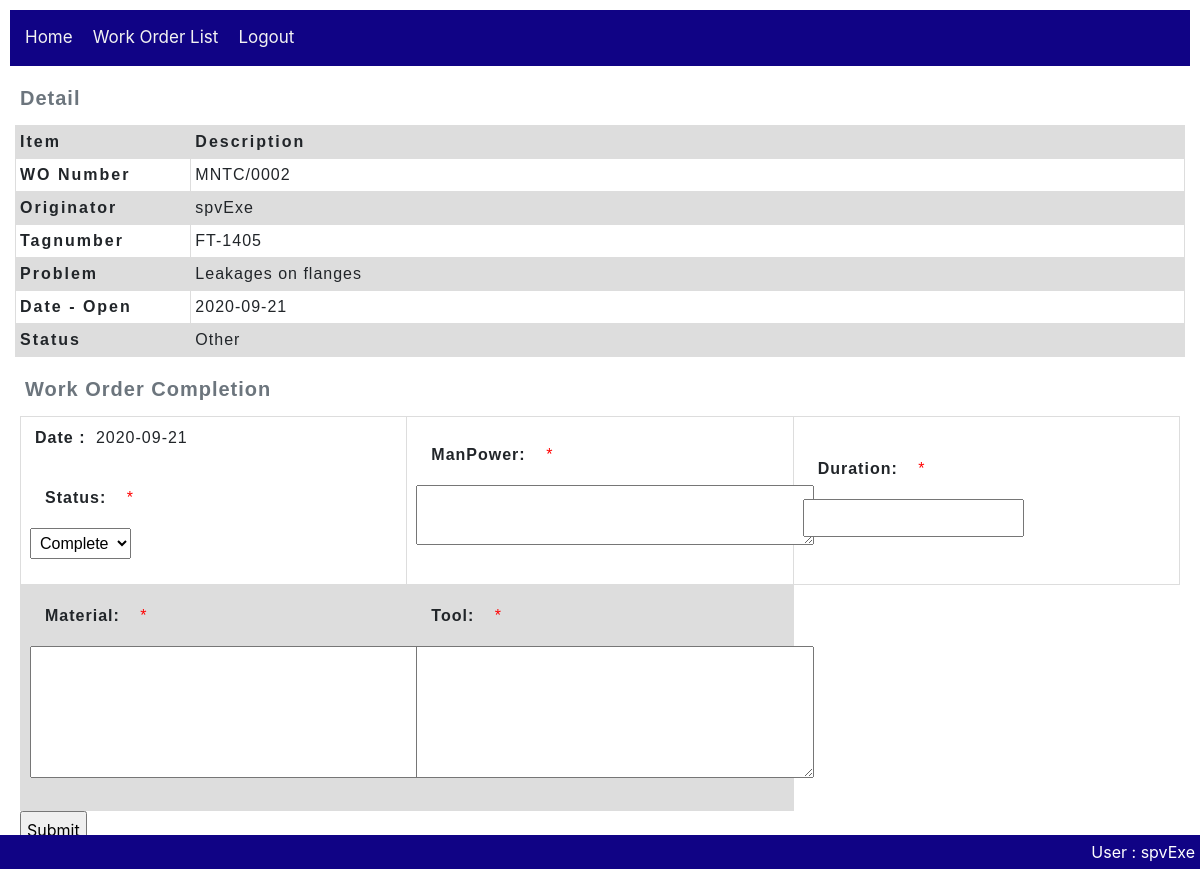
Screenshot of /workOrder/work_order/2/complete/ (signed in) with the database file from the repository.
### workOrder/models.py (models this page shows, shortened)
class Work_order(models.Model):
    wo_number = models.CharField(max_length=20, null=True)
    tagnumber = models.CharField(max_length=50, null=True, help_text='Enter tagnumber(eg. FT-1405)')
    problem = models.TextField(max_length=1000, null=True)
    originator = models.ForeignKey(User,
        on_delete=models.SET_NULL,
        null=True)
    dest_section = models.ForeignKey(Section,
        on_delete=models.SET_NULL,
        null=True)
    date_open = models.DateField()
    date_finish = models.DateField(null=True)
    status = models.ForeignKey(Action,
        on_delete=models.SET_NULL,
        null=True)
    priority = models.ForeignKey(Wo_priority,
        on_delete=models.SET_NULL,
        null=True)
    current_user_id = models.IntegerField(null=True)
    executor_user_id = models.IntegerField(null=True)
    class Meta:
        ordering = ['originator','status','wo_number']

### workOrder/views.py (the view, shortened to what this page needs)
# urls.py: path('work_order/<int:pk>/complete/', views.WoCompletion.as_view(), name='work_order-complete'),
class WoCompletion(LoginRequiredMixin, CreateView):
    form_class = WoCompletion_form
    model = Wo_completion
    template_name = 'workOrder/WoCompletion_form.html'  # Specify your own template name/location
    def get_form_kwargs(self):
        kwargs = super(WoCompletion, self).get_form_kwargs()
        kwargs.update({'user': self.request.user})
        return kwargs
    def get_initial(self):
        initial = super(WoCompletion, self).get_initial()
        return initial
    def get_context_data(self, **kwargs):
        context = super(WoCompletion,self).get_context_data(**kwargs)
        wO_completed = Work_order.objects.get(id=self.kwargs.get("pk"))
        context['work_order'] = wO_completed
        context['date'] = datetime.date.today()
        return context

### workOrder/forms.py (shortened to what this page needs)
class WoCompletion_form(ModelForm):
   def __init__(self, *args, **kwargs):
      self.user = kwargs.pop('user') #take current user
      super(WoCompletion_form, self).__init__(*args, **kwargs)
      actDict = {}
      for action in Profile.objects.get(user=self.user).actions.all():
         actDict[action.pk] = action.name
      actlist = list(actDict.items())
      self.fields['status'].widget = Select(choices=actlist)
   class Meta:
      template_name = 'workOrder/WoCompletion_form.html'  # Specify your own template name/location
      model = Wo_completion
      fields = [
         'status',
         'activity',
         'manPower',
         'duration',
         'material',
         'tool',
         ]
      widgets = {
         'manPower': forms.Textarea(attrs={'rows':2}),
         'action': forms.Textarea(attrs={'rows':5}),
         'tool': forms.Textarea(attrs={'rows':5}),
         'material': forms.Textarea(attrs={'rows':5}),
         }

### utility/models.py (called while the page is built)
    def __str__(self):
        return self.name

### workOrder/templates/workOrder/WoCompletion_form.html (shortened to what this page needs)
{% extends "base_workOrder.html" %}
{% block content %}
  {% include 'woHeader.html' %}
  <form action="" method="post">
    <table class="WoCompletion">
      <caption>Work Order Completion</caption>
      <tbody>
        <tr>
          {% for field in form %}
            {% if field.label == 'Status' %}
              <td>
                <p><strong>Date : </strong>{{date}}</p>
                <div class="fieldWrapper form-group" aria-required={% if field.field.required %}"true"{% else %}"false"{% endif %}>
                  <div>
                    <strong>{{ field.label_tag }}</strong>
                    {% if field.field.required %}<span class="required" style="color: red;">*</span>{% endif %}
                  </div>
                  {{ field }}
                </div>
              </td>
              {% elif field.label == 'ManPower' %}
              <td>
                <div class="fieldWrapper form-group" aria-required={% if field.field.required %}"true"{% else %}"false"{% endif %}>
                  <div>
                    <strong>{{ field.label_tag }}</strong>
                    {% if field.field.required %}<span class="required" style="color: red;">*</span>{% endif %}
                  </div>
                  {{ field }}
                </div>
              </td>
              {% elif field.label == 'Duration' %}
              <td>
                <div class="fieldWrapper form-group" aria-required={% if field.field.required %}"true"{% else %}"false"{% endif %}>
                  <div>
                    <strong>{{ field.label_tag }}</strong>
                    {% if field.field.required %}<span class="required" style="color: red;">*</span>{% endif %}
                  </div>
                  {{ field }}
                </div>
              </td>
            {% endif %}
          {% endfor %}
        </tr>
        <tr>
          {% for field in form %}
            {% if field.label == 'Action' %}
              <td>
                <div class="fieldWrapper form-group" aria-required={% if field.field.required %}"true"{% else %}"false"{% endif %}>
                  <div>
                    <strong>{{ field.label_tag }}</strong>
                    {% if field.field.required %}<span class="required" style="color: red;">*</span>{% endif %}
                  </div>
                  {{ field }}
                </div>
              </td>
            {% elif field.label == 'Material' %}
            <td>
              <div class="fieldWrapper form-group" aria-required={% if field.field.required %}"true"{% else %}"false"{% endif %}>
                <div>
                  <strong>{{ field.label_tag }}</strong>
                  {% if field.field.required %}<span class="required" style="color: red;">*</span>{% endif %}
                </div>
              {{ field }}
              </div>
            </td>
            {% elif field.label == 'Tool' %}
            <td>
              <div class="fieldWrapper form-group" aria-required={% if field.field.required %}"true"{% else %}"false"{% endif %}>
                <div>
                  <strong>{{ field.label_tag }}</strong>
                  {% if field.field.required %}<span class="required" style="color: red;">*</span>{% endif %}
                </div>
              {{ field }}
              </div>
            </td>
            {% endif %}
          {% endfor %}
        </tr>
      </tbody>
    </table>
    <input type="submit" value="Submit">
  </form>
{% endblock %}

### workOrder/templates/base_workOrder.html (shortened to what this page needs)
<!DOCTYPE html>
<html lang="en">
    <head>
        <link rel="stylesheet" href="https://stackpath.bootstrapcdn.com/bootstrap/4.1.3/css/bootstrap.min.css">
        <link rel="stylesheet" href="http://code.jquery.com/ui/1.11.0/themes/smoothness/jquery-ui.css">
        {% load static %}
        <link rel="stylesheet" href="{% static 'css/styles.css' %}">
    </head>
    <body>
        <div class="topnav">
            <ul>
                <li><a href="{% url 'home-cmms' %}">Home</a></li>
                {% if user.is_authenticated %}
                    <li><a href="{% url 'workOrder:work_orders'%}">Work Order List</a></li>
                    <li><a href="{% url 'logout'%}?next={{request.path}}">Logout</a></li>
                {% else %}
                    <li><a href="{% url 'login'%}?next={{request.path}}">Login</a></li>
                {% endif %}
            </ul>
        </div>
        <div>{% block content %}{% endblock %}</div>
        <div class="footer">
            {% if user.is_authenticated %}
                User : {{ user.get_username }}
            {% endif %}
        </div>
    </body>
</html>

### workOrder/templates/woHeader.html (shortened to what this page needs)
{% block content %}
    <table class="WoHeader">
        <caption>Detail</caption>
        <thead>
            <tr>
                <th scope="col">Item</th>
                <th scope="col">Description</th>
            </tr>
        </thead>
        <tbody>
            <tr>
                <th scope="row">WO Number</th>
                <td>{{ work_order.wo_number }}</td>
            </tr>
            <tr>
                <th scope="row">Originator</th>
                <td>{{ work_order.originator }}</td>
            </tr>
            <tr>
                <th scope="row">Tagnumber</th>
                <td>{{ work_order.tagnumber }}</td>
            </tr>
            <tr>
                <th scope="row">Problem</th>
                <td>{{ work_order.problem }}</td>
            </tr>
            <tr>
                <th scope="row">Date - Open</th>
                <td>{{ work_order.date_open }}</td>
            </tr>
            <tr>
                <th scope="row">Status</th>
                <td id = "status"></td>
            </tr>
        </tbody>
    </table>
{% endblock %}

### workOrder/static/css/styles.css (style rules this page uses)
* { padding: 5px; }
.topnav { overflow: hidden; background-color: rgb(16, 3, 133); }
.topnav ul { list-style-type: none; margin: 0; padding: 0; overflow: hidden; background-color: rgb(16, 3, 133); }
.topnav ul li { float: left; color: #f2f2f2; text-align: center; padding: 5px; text-decoration: none; font-size: 17px; }
.topnav ul li a { float: left; color: #f2f2f2; text-align: center; padding: 5px; text-decoration: none; font-size: 17px; }
.footer { position: fixed; left: 0; bottom: 0; width: 100%; background-color: rgb(16, 3, 133); color: white; text-align: right; }
* { box-sizing: border-box; }
table { table-layout: fixed; width: 100%; border-collapse: collapse; }
caption { font-family: sans-serif; font-size: 20px; font-weight: bold; caption-side: top; text-align: left; letter-spacing: 1px; }
td, th { border: 1px solid #dddddd; text-align: left; padding: 4px; }
th { letter-spacing: 2px; }
td { letter-spacing: 1px; }
thead th { background-color: #dddddd; }
tr:nth-child(even) { background-color: #dddddd; }
table.WoHeader { font-family: arial, sans-serif; }
table.WoHeader thead th:nth-child(1) { width: 15%; }
table.WoCompletion { font-family: arial, sans-serif; }
table.WoCompletion tbody td { height: 100px; }

### rows the page displays
Work_order: wo_number "MNTC/0002", originator "spvExe", tagnumber "FT-1405", problem "Leakages on flanges", date_open "2020-09-21"

### other values shown
{{ date }} "2020-09-21"
{{ field.label_tag }} "Status:"
{{ field.label_tag }} "ManPower:"
{{ field.label_tag }} "Duration:"
{{ field.label_tag }} "Material:"
{{ field.label_tag }} "Tool:"
{{ user.get_username }} "spvExe"
